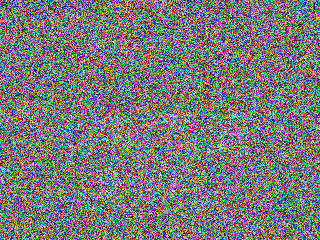
#> input picture picmsyh.png, 320 x 240 px
$ python unzippicmsyh.py
#> lines starting #> are read from the running program, lines starting #| are printed output that depends on the picture
from PIL import Image
from PIL import ImageFont
from PIL import ImageDraw
import random
WIDTH=320
HEIGHT=240
RANGE=1
m=16
def color(i,j,rangee):
    ary=[]
    for ii in range(i-rangee,i+rangee+1):
        for jj in range(j-rangee,j+rangee+1):
            if 0<=ii<WIDTH and 0<=jj<HEIGHT:
                ary.append((ii,jj))
    return ary
def avg(a):
    b=[0 for _ in range(len(a[0]))]
    for i in a:
        for j in range(len(i)):
            b[j]+=i[j]
    for i in range(len(b)):
        b[i]//=len(a)
    #return tuple(b)
    if sum(b)>384:
        return tuple(255 for _ in range(len(b)))
    else:
        return tuple(0 for _ in range(len(b)))
image = Image.open('picmsyh.png')
#> image is the input picture: PIL image 320x240 RGB; mean R, G, B 120.9, 121, 120.7
image2 = Image.new('RGB',(320,240))
#> image2: PIL image 320x240 RGB; every value is 0
for i in range(image.size[0]):
    for j in range(image.size[1]):
        image2.putpixel((i,j),avg(list(map(lambda x:image.getpixel(x),color(i,j,RANGE)))))
#> this loop made 320 passes
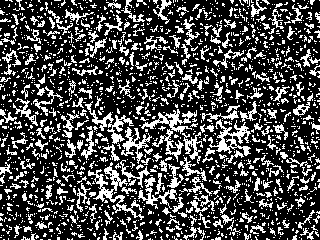
#> image2: PIL image 320x240 RGB; 28.4% white in thin lines or dots
image2.save(open('newpic.png','wb'),'png')
